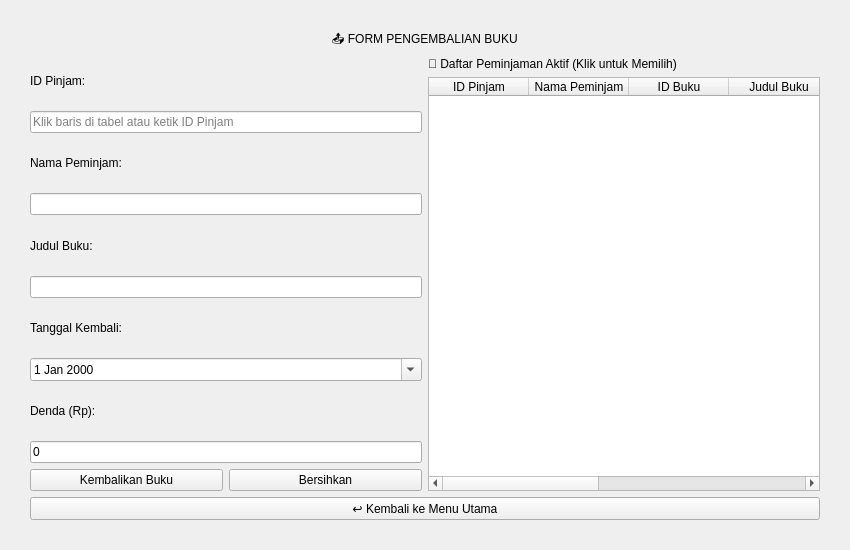
<?xml version="1.0" encoding="UTF-8"?>
<ui version="4.0">
 <class>KembaliBukuWindow</class>
 <widget class="QMainWindow" name="KembaliBukuWindow">
  <property name="geometry">
   <rect>
    <x>0</x>
    <y>0</y>
    <width>850</width>
    <height>550</height>
   </rect>
  </property>
  <property name="windowTitle">
   <string>Qt Perpustakaan - Form Pengembalian Buku</string>
  </property>
  <widget class="QWidget" name="centralwidget">
   <layout class="QVBoxLayout" name="verticalLayoutMain">
    <property name="leftMargin"><number>30</number></property>
    <property name="topMargin"><number>30</number></property>
    <property name="rightMargin"><number>30</number></property>
    <property name="bottomMargin"><number>30</number></property>
    <item>
     <widget class="QLabel" name="lblTitle">
      <property name="text">
       <string>📤 FORM PENGEMBALIAN BUKU</string>
      </property>
      <property name="alignment">
       <set>Qt::AlignCenter</set>
      </property>
     </widget>
    </item>
    <item>
     <layout class="QHBoxLayout" name="horizontalLayoutMain">
      <item>
       <layout class="QVBoxLayout" name="verticalLayoutInput">
        <item>
         <widget class="QLabel" name="lblIdPinjam"><property name="text"><string>ID Pinjam:</string></property></widget>
        </item>
        <item>
         <widget class="QLineEdit" name="txtIdPinjam">
          <property name="placeholderText"><string>Klik baris di tabel atau ketik ID Pinjam</string></property>
         </widget>
        </item>
        <item>
         <widget class="QLabel" name="lblNamaPeminjam"><property name="text"><string>Nama Peminjam:</string></property></widget>
        </item>
        <item>
         <widget class="QLineEdit" name="txtNamaPeminjam">
          <property name="readOnly"><bool>true</bool></property>
         </widget>
        </item>
        <item>
         <widget class="QLabel" name="lblJudulBuku"><property name="text"><string>Judul Buku:</string></property></widget>
        </item>
        <item>
         <widget class="QLineEdit" name="txtJudulBuku">
          <property name="readOnly"><bool>true</bool></property>
         </widget>
        </item>
        <item>
         <widget class="QLabel" name="lblTanggalKembali"><property name="text"><string>Tanggal Kembali:</string></property></widget>
        </item>
        <item>
         <widget class="QDateEdit" name="dateKembali">
          <property name="calendarPopup"><bool>true</bool></property>
         </widget>
        </item>
        <item>
         <widget class="QLabel" name="lblDenda"><property name="text"><string>Denda (Rp):</string></property></widget>
        </item>
        <item>
         <widget class="QLineEdit" name="txtDenda">
          <property name="text"><string>0</string></property>
         </widget>
        </item>
        <item>
         <layout class="QHBoxLayout" name="horizontalLayoutButtons">
          <item>
           <widget class="QPushButton" name="btnKembalikan"><property name="text"><string>Kembalikan Buku</string></property></widget>
          </item>
          <item>
           <widget class="QPushButton" name="btnBersihkan"><property name="text"><string>Bersihkan</string></property></widget>
          </item>
         </layout>
        </item>
       </layout>
      </item>
      <item>
       <layout class="QVBoxLayout" name="verticalLayoutTable">
        <item>
         <widget class="QLabel" name="lblTableTitle">
          <property name="text">
           <string>📄 Daftar Peminjaman Aktif (Klik untuk Memilih)</string>
          </property>
         </widget>
        </item>
        <item>
         <widget class="QTableWidget" name="tablePeminjaman">
          <column><property name="text"><string>ID Pinjam</string></property></column>
          <column><property name="text"><string>Nama Peminjam</string></property></column>
          <column><property name="text"><string>ID Buku</string></property></column>
          <column><property name="text"><string>Judul Buku</string></property></column>
          <column><property name="text"><string>Tgl Pinjam</string></property></column>
          <column><property name="text"><string>Durasi</string></property></column>
          <column><property name="text"><string>Status</string></property></column>
         </widget>
        </item>
       </layout>
      </item>
     </layout>
    </item>
    <item>
     <widget class="QPushButton" name="btnKembali">
      <property name="text">
       <string>↩ Kembali ke Menu Utama</string>
      </property>
     </widget>
    </item>
   </layout>
  </widget>
 </widget>
 <resources/>
 <connections/>
</ui>
